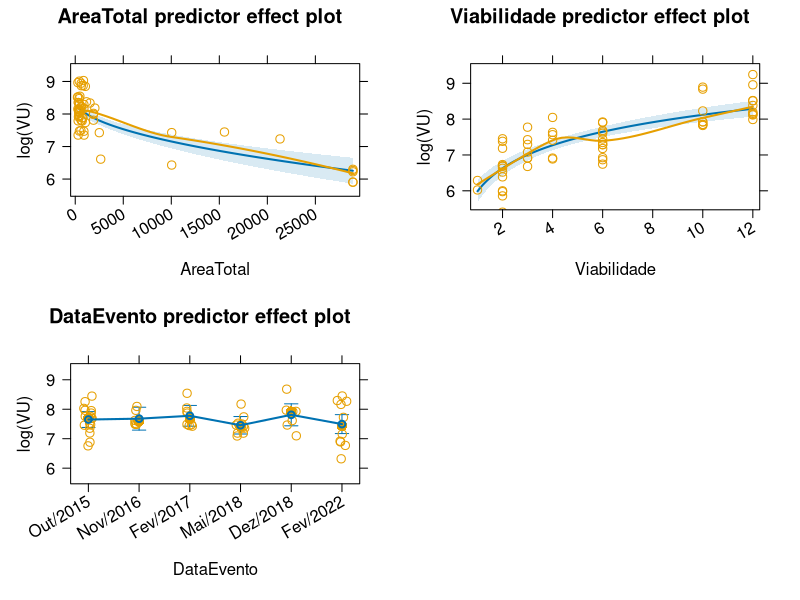
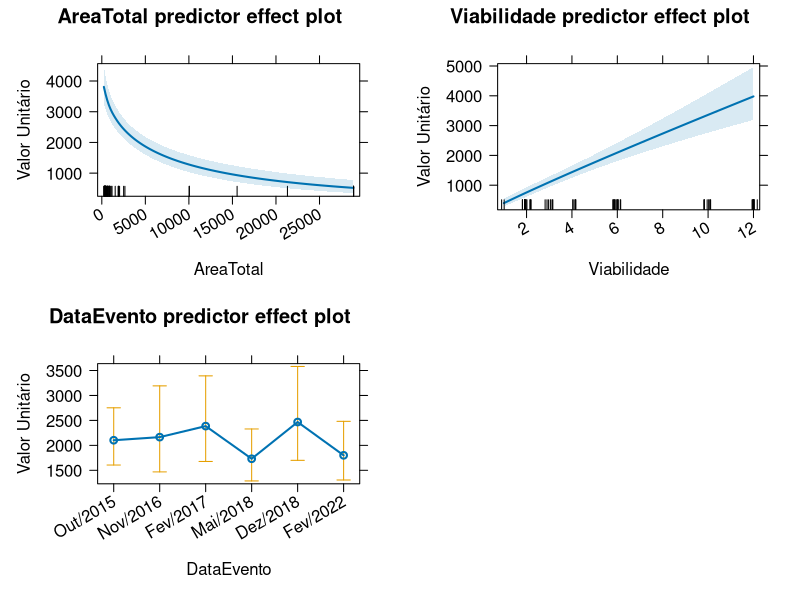

These charts were generated, in order, by the following R code: (Note: this script raises an error after producing the figures.)
# Avaliação Via Expressa Sul
# 

library(readxl)
library(effects)
library(car)
library(sf)
library(kableExtra)

amostra <- 
  read_excel("Laudo/dados.xls", 
             sheet = "Dados", range = "B2:J62", 
             col_types = c("text", "text", "text", "text", "text", "numeric", 
                           "numeric", "numeric", "numeric"))
amostra <- within(amostra, {
  DataEvento <- factor(DataEvento,
                       labels = c("Out/2015", "Nov/2016", "Fev/2017",
                                  "Mai/2018", "Dez/2018", "Fev/2022"))
  VU <- ValorTotal/AreaTotal
  # DataEvento <- relevel(DataEvento, 5)
})

fit <- lm(log(VU) ~ sqrt(AreaTotal) + log(Viabilidade) + DataEvento, 
          data = amostra )
s <- summary(fit)

plot(predictorEffects(fit, residuals = T),
     axes=list(x=list(rotate=30))
)

plot(predictorEffects(fit),
     axes=list(y=list(transform=exp, lab="Valor Unitário"),
               x=list(rotate=30))
)

lotes <- read_sf("Lotes.geojson")

lotes <- lotes[, c(3, 1, 2)]

# 12 pav.

p <- predict(fit, 
             newdata = expand.grid(AreaTotal = lotes$area, Viabilidade = 6, 
                            DataEvento = factor("Fev/2022")),
             interval = "confidence", level = .80)

p <- as.data.frame(p)

P <- exp(p)

lotes <- cbind(lotes, P)

# lotes <- lotes[order(lotes$ID), ]

Valores <- within(lotes, {
  Vmax <- area*upr
  Vmedio <- area*fit
  Vmin <- area*lwr
  Vadotado <- .9*Vmedio
  rm(ID, area, perimeter, fit, lwr, upr)
})

Valores <- st_drop_geometry(Valores)

lotes <- cbind(lotes, Valores)

write_sf(st_transform(lotes, 4326), "Lotes.geojson", delete_dsn = T)

kable(st_drop_geometry(lotes[, c("ID", "Vadotado", "Vmin", "Vmedio", "Vmax")]),
     col.names = c("ID", "Valor adotado", "Valor mínimo", "Valor Mediano", "Valor máximo"),
     digits = 0, format.args = list(big.mark = ".", decimal.mark = ',')
    )

sum(lotes$Vadotado)
